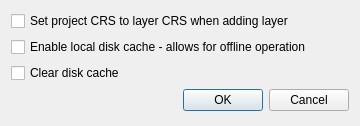
<?xml version="1.0" encoding="UTF-8"?>
<ui version="4.0">
 <class>LoadTMSLayer</class>
 <widget class="QDialog" name="LoadTMSLayer">
  <property name="geometry">
   <rect>
    <x>0</x>
    <y>0</y>
    <width>360</width>
    <height>126</height>
   </rect>
  </property>
  <property name="windowTitle">
   <string>LoadTMSLayer</string>
  </property>
  <layout class="QVBoxLayout" name="verticalLayout">
   <item>
    <widget class="QCheckBox" name="checkBoxSetProjectCRS">
     <property name="text">
      <string>Set project CRS to layer CRS when adding layer</string>
     </property>
    </widget>
   </item>
   <item>
    <widget class="QCheckBox" name="checkBoxUseCache">
     <property name="text">
      <string>Enable local disk cache - allows for offline operation</string>
     </property>
    </widget>
   </item>
   <item>
    <widget class="QCheckBox" name="checkBoxClearCache">
     <property name="text">
      <string>Clear disk cache</string>
     </property>
    </widget>
   </item>
   <item>
    <widget class="QDialogButtonBox" name="buttonBox">
     <property name="orientation">
      <enum>Qt::Horizontal</enum>
     </property>
     <property name="standardButtons">
      <set>QDialogButtonBox::Cancel|QDialogButtonBox::Ok</set>
     </property>
    </widget>
   </item>
  </layout>
 </widget>
 <resources/>
 <connections>
  <connection>
   <sender>buttonBox</sender>
   <signal>accepted()</signal>
   <receiver>LoadTMSLayer</receiver>
   <slot>accept()</slot>
   <hints>
    <hint type="sourcelabel">
     <x>248</x>
     <y>254</y>
    </hint>
    <hint type="destinationlabel">
     <x>157</x>
     <y>274</y>
    </hint>
   </hints>
  </connection>
  <connection>
   <sender>buttonBox</sender>
   <signal>rejected()</signal>
   <receiver>LoadTMSLayer</receiver>
   <slot>reject()</slot>
   <hints>
    <hint type="sourcelabel">
     <x>316</x>
     <y>260</y>
    </hint>
    <hint type="destinationlabel">
     <x>286</x>
     <y>274</y>
    </hint>
   </hints>
  </connection>
 </connections>
</ui>
